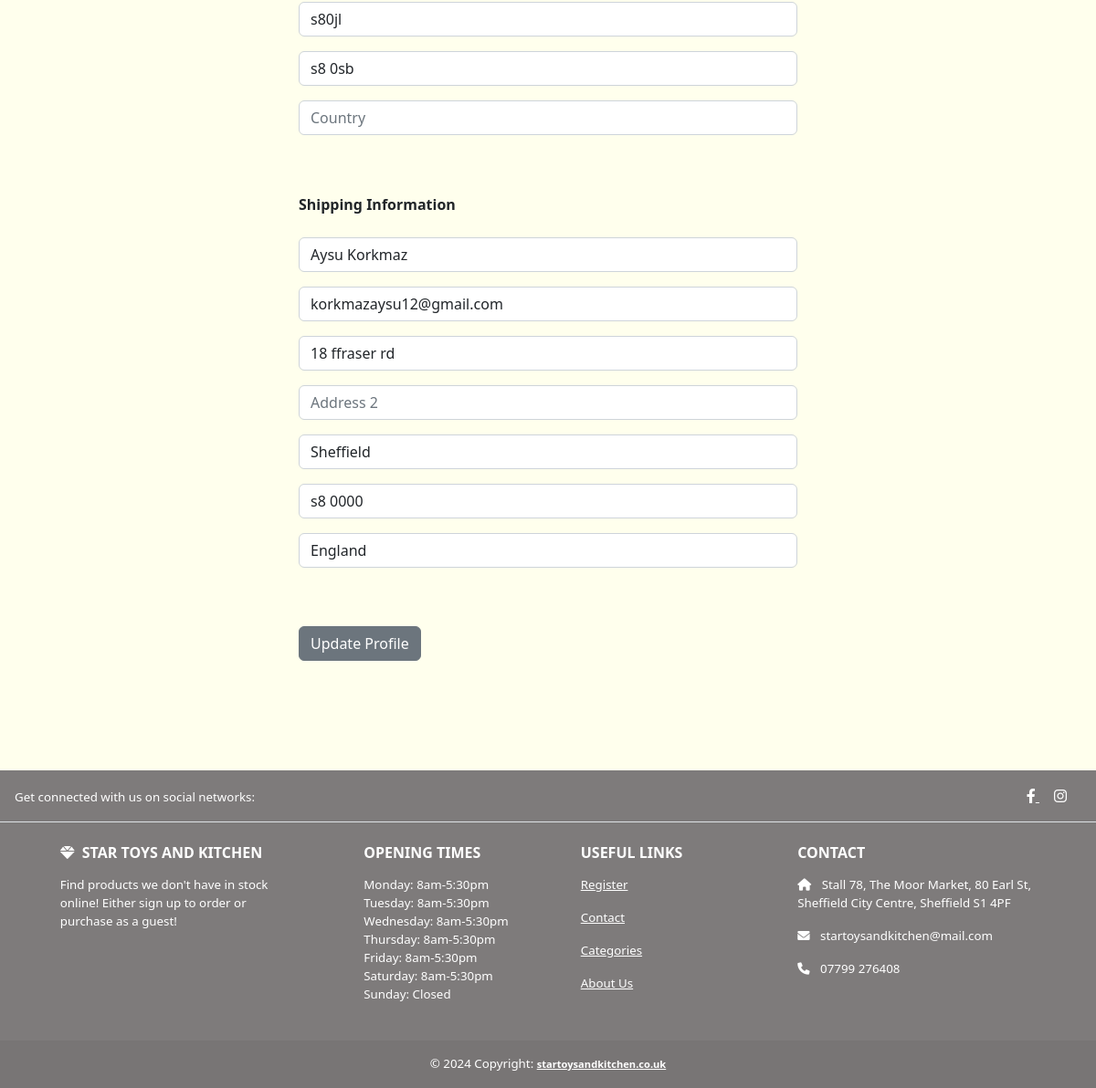
Before: /update_info/ (signed in, lower part) with the older database file.
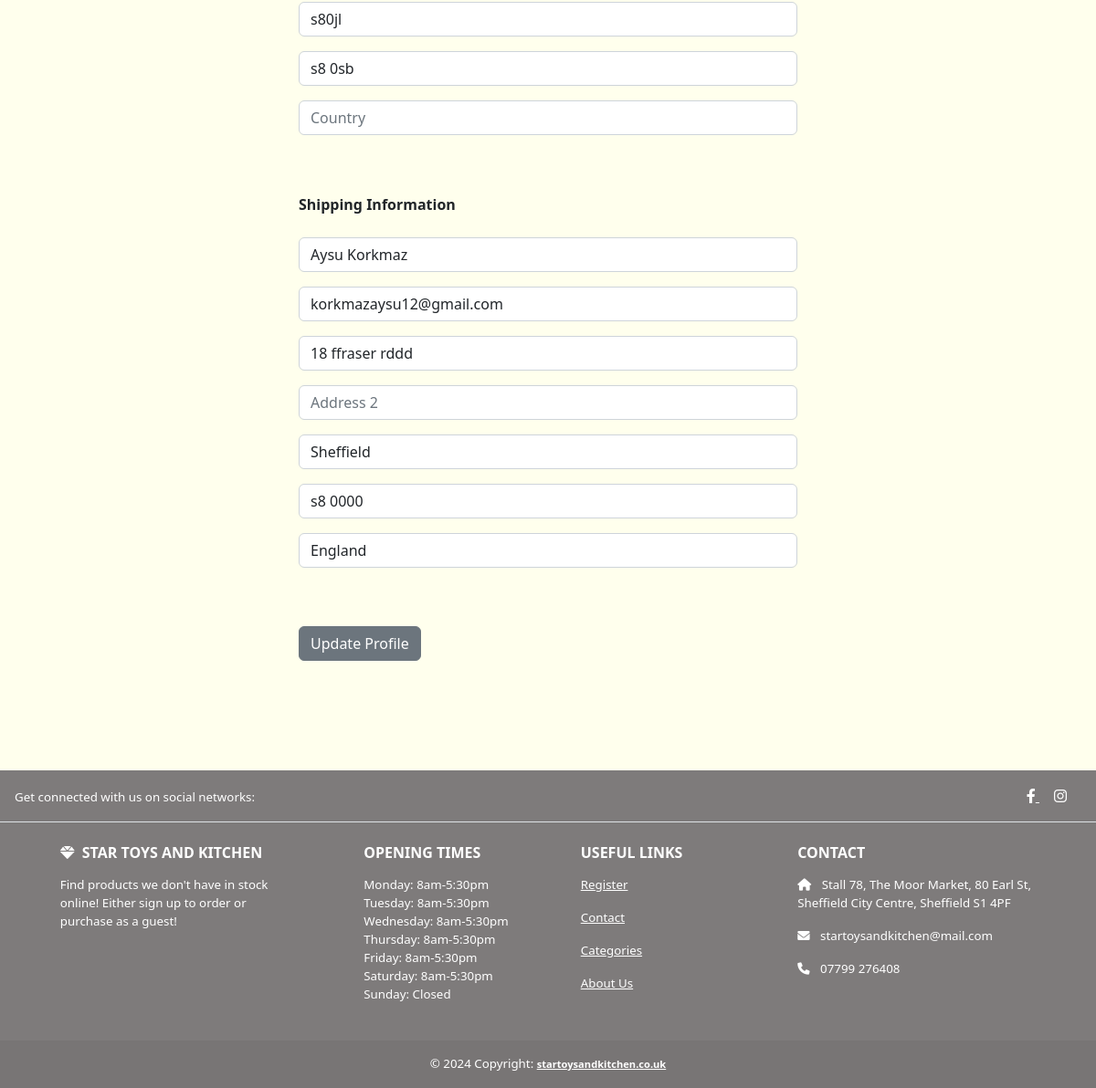
After: the same page with the newer database file.
### payment/models.py (models this page shows, shortened)
class ShippingAddress(models.Model):
    user = models.ForeignKey(User, on_delete=models.CASCADE, null=True, blank=True)
    shipping_full_name = models.CharField(max_length=255)
    shipping_email = models.CharField(max_length=255)
    shipping_address1 = models.CharField(max_length=255)
    shipping_address2 = models.CharField(max_length=255, null=True, blank=True)
    shipping_city = models.CharField(max_length=255)
    shipping_postcode = models.CharField(max_length=255)
    shipping_country = models.CharField(max_length=255)
    class Meta:
        verbose_name_plural = "Shipping Address"

### users/views.py (the view)
# urls.py: path('update_info/', users.views.update_information, name='update_info'),
def update_information(request):
    if request.user.is_authenticated:
        user_profile = Profile.objects.get(user__id=request.user.id)
        user_shipping = ShippingAddress.objects.get(user__id=request.user.id)
        user_form = UserInfoForm(request.POST or None, instance=user_profile)
        shipping_form = ShippingForm(request.POST or None, instance=user_shipping)
        if user_form.is_valid() or shipping_form.is_valid():
            user_form.save()
            shipping_form.save()
            messages.success(request, "Your Information Has Been Updated Successfully!")
            return redirect('home')
        return render(request, 'update_info.html', {'form': user_form, 'shipping_form': shipping_form})
    else:
        messages.success(request, "You Must Be Logged In To Access This Page!")
        return redirect('home')

### users/forms.py
class UserInfoForm(forms.ModelForm):
	phone = forms.CharField(label="", widget=forms.TextInput(attrs={'class': 'form-control', 'placeholder': 'Phone'}), required=False)
	address1 = forms.CharField(label="", widget=forms.TextInput(attrs={'class': 'form-control', 'placeholder': 'Address 1'}), required=False)
	address2 = forms.CharField(label="", widget=forms.TextInput(attrs={'class': 'form-control', 'placeholder': 'Address 2'}), required=False)
	city = forms.CharField(label="", widget=forms.TextInput(attrs={'class': 'form-control', 'placeholder': 'City'}), required=False)
	postcode = forms.CharField(label="", widget=forms.TextInput(attrs={'class': 'form-control', 'placeholder': 'Postcode'}), required=False)
	country = forms.CharField(label="", widget=forms.TextInput(attrs={'class': 'form-control', 'placeholder': 'Country'}), required=False)
	class Meta:
		model = Profile
		fields = ('phone', 'address1', 'address2', 'city', 'postcode', 'country', )

### cart/cart.py (called while the page is built)
    def __len__(self):
        return len(self.cart)

### cart/context_processors.py (called while the page is built)
def cart(request):
    return {'cart': Cart(request)}

### users/templates/update_info.html (shortened to what this page needs)
{% extends 'base.html' %}
{% block content %}
{% load static %}
<section class="py-5" style="background-color: #FFFFED">
    <div class="container">
        <div class="row">
            <div class="col-md-6 offset-md-3">
                <br/><br/>
                <br/><br/>
                <form method="POST" action="{% url 'update_info' %}">
                    {{ form.as_p }}
                    <br/><br/>
                    <strong>Shipping Information</strong>
                    <br/><br/>
                    {{shipping_form.as_p}}
                    <br/><br/>
                     <button type="submit" class="btn btn-secondary">Update Profile</button>
                </form>
                <br/><br/><br/>
            </div>
        </div>
    </div>
</section>
{% endblock %}

Changed rows visible on the page:
changed ShippingAddress "Aysu Korkmaz": shipping_address1 "18 ffraser rd" → "18 ffraser rddd"
